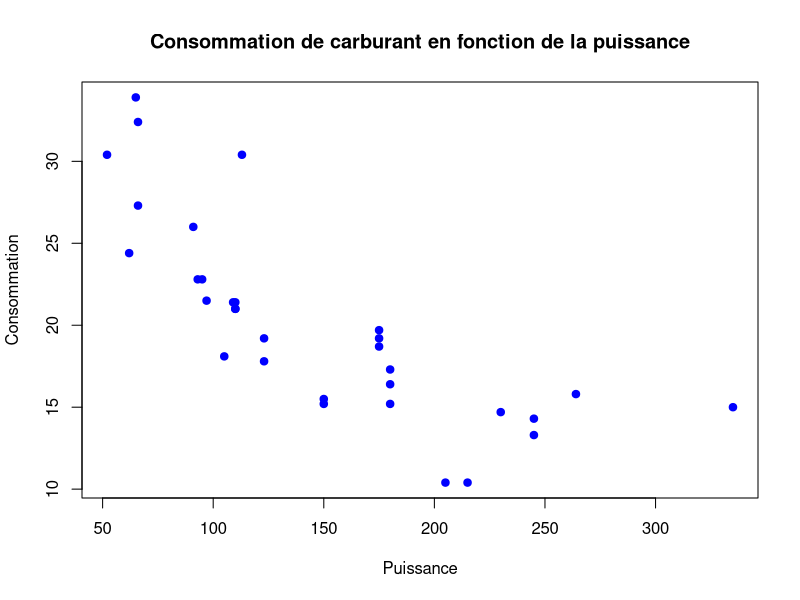
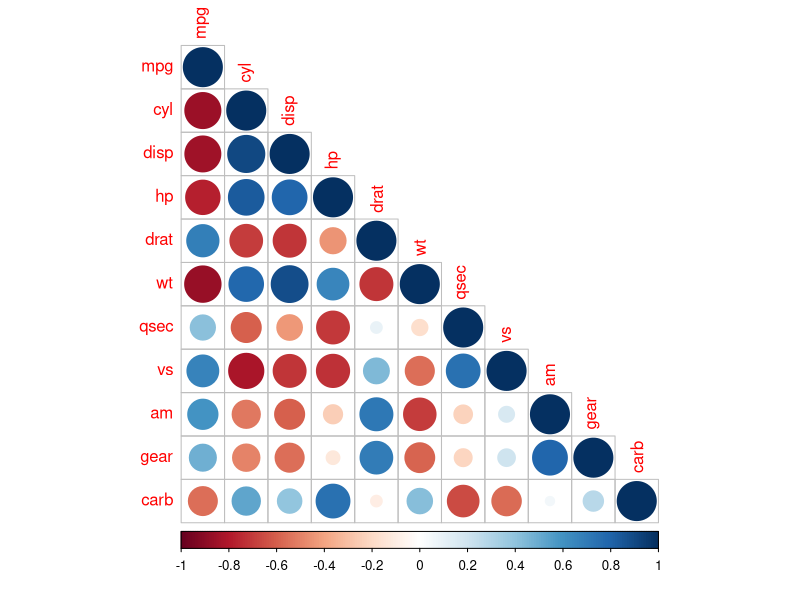
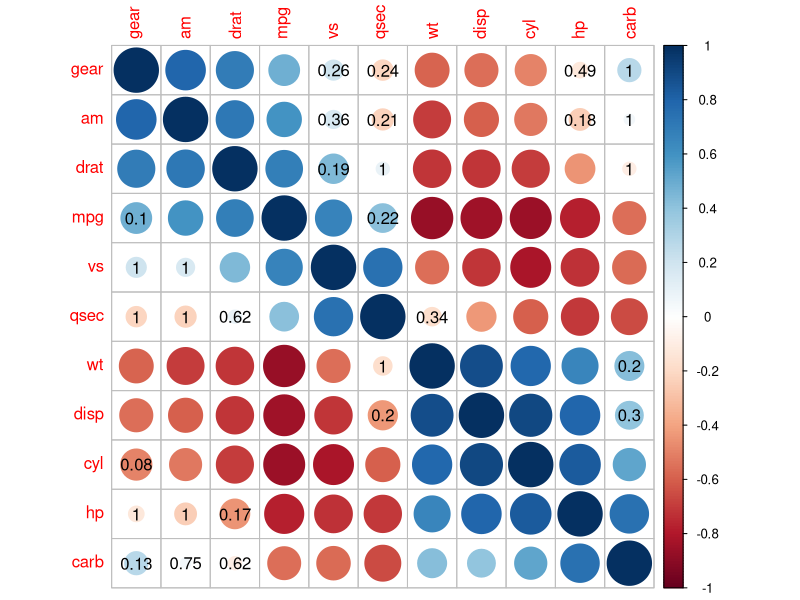
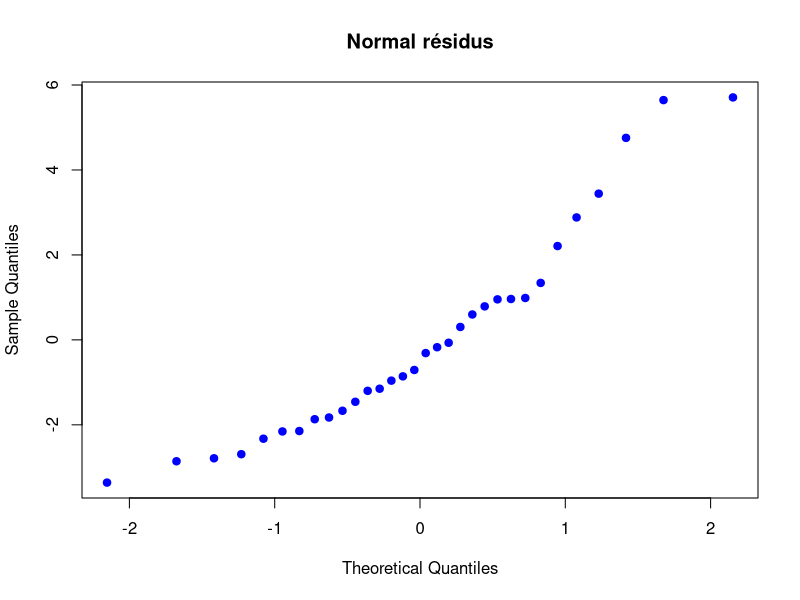

These charts were generated, in order, by the following R code:
## ---- chunk 1
plot(mtcars$hp, mtcars$mpg,
     xlab = "Puissance",
     ylab = "Consommation",
     main = "Consommation de carburant en fonction de la puissance",
     pch = 19,
     col = "blue")
## ---- chunk 2
moy_mpg <- mean(mtcars$mpg)
moy_wt <- mean(mtcars$wt)

numerator <- sum((mtcars$mpg - moy_mpg) * (mtcars$wt - moy_wt))
denominator <- sqrt(sum((mtcars$mpg - moy_mpg)^2) * sum((mtcars$wt - moy_wt)^2))
cor_mpg_wt <- numerator / denominator
cor_mpg_wt
## ---- chunk 3
cor.test(mtcars$mpg, mtcars$wt, conf.level = 0.95)
## ---- chunk 4
matrice_cor <- cor(mtcars)
matrice_cor
## ---- chunk 5
library(corrplot)
corrplot(matrice_cor, method = "circle", type = "lower")
## ---- chunk 6
library(psych)
cor.matrix <- corr.test(mtcars)
corrplot(cor.matrix$r, p.mat = cor.matrix$p, insig = "p-value", order = "AOE")
## ---- chunk 7
modele_multiple <- lm(mpg ~ wt + hp + drat, data = mtcars)
## ---- chunk 8
coef <- modele_multiple$coefficients
coef
## ---- chunk 9
predicted_mpg <- predict(modele_multiple)
moy_mpg <- mean(mtcars$mpg)
numerator <- sum((mtcars$mpg - predicted_mpg)^2)
denominator <- sum((mtcars$mpg - moy_mpg)^2)
r2 <- 1 - (numerator / denominator)
r2
## ---- chunk 10
numerator <- (1 - r2) * (length(mtcars$mpg) - 1)
denominator <- length(mtcars$mpg) - 3 - 1
r2_correct <- 1 - (numerator / denominator)
r2_correct
## ---- chunk 11
summary_modele <- summary(modele_multiple)

coefficients_table <- summary_modele$coefficients

cat("1. wt :\n")
cat("p-value :", coefficients_table["wt", "Pr(>|t|)"], "\n")
if (coefficients_table["wt", "Pr(>|t|)"] < 0.05) {
  cat("SIGNIFICATIF\n")
} else {
  cat("NON SIGNIFICATIF\n")
}

cat("2. hp :\n")
cat("p-value :", coefficients_table["hp", "Pr(>|t|)"], "\n")
if (coefficients_table["hp", "Pr(>|t|)"] < 0.05) {
  cat("SIGNIFICATIF\n")
} else {
  cat("NON SIGNIFICATIF\n")
}

cat("3. drat :\n")
cat("p-value :", coefficients_table["drat", "Pr(>|t|)"], "\n")
if (coefficients_table["drat", "Pr(>|t|)"] < 0.05) {
  cat("SIGNIFICATIF\n")
} else {
  cat("NON SIGNIFICATIF\n")
}
## ---- chunk 12
stat_f <- summary_modele$fstatistic
cat("Hypothèses :\n")

p_value_f <- pf(stat_f[1], stat_f[2], stat_f[3], lower.tail = FALSE)
cat("p-value du test F :", p_value_f, "\n\n")

if (p_value_f < 0.05) {
  cat("rejet - signifiant\n")
} else {
  cat("non rejet - non signifiant\n")
}
## ---- chunk 13
residus <- residuals(modele_multiple)

qqnorm(residus,
       main = "Normal résidus",
       pch = 19,
       col = "blue")
## ---- chunk 14
test_shapiro <- shapiro.test(residus)

cat("p-value :", test_shapiro$p.value, "\n")

if (test_shapiro$p.value > 0.05) {
  cat("L'hypothèse de normalité est respectée.\n")
} else {
  cat("L'hypothèse de normalité n'est pas respectée.\n")
}
